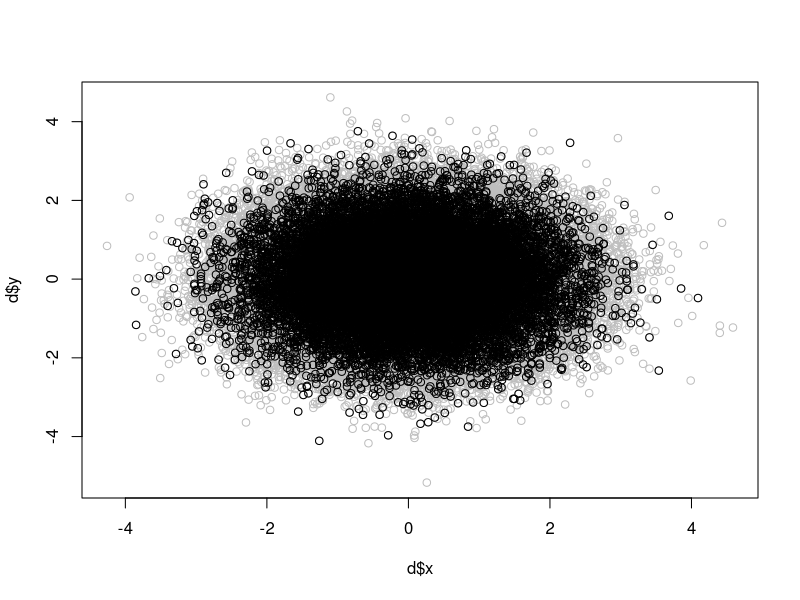
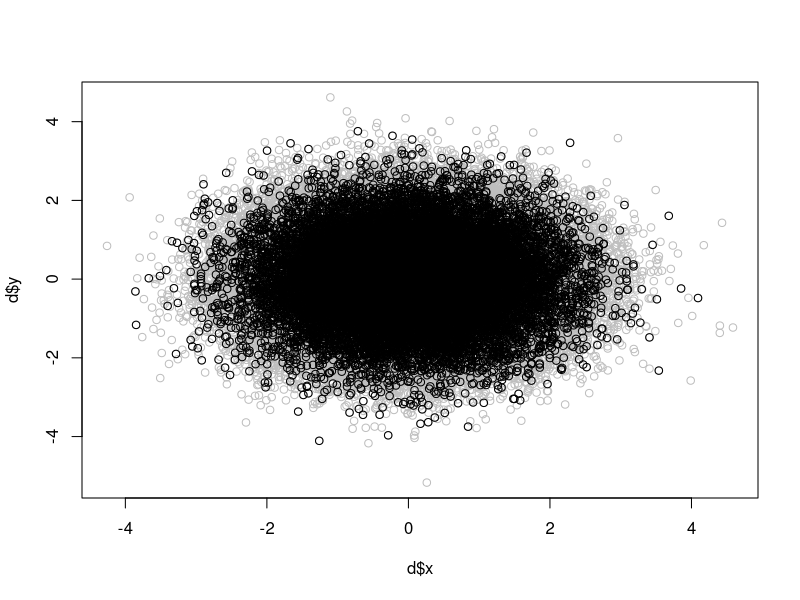
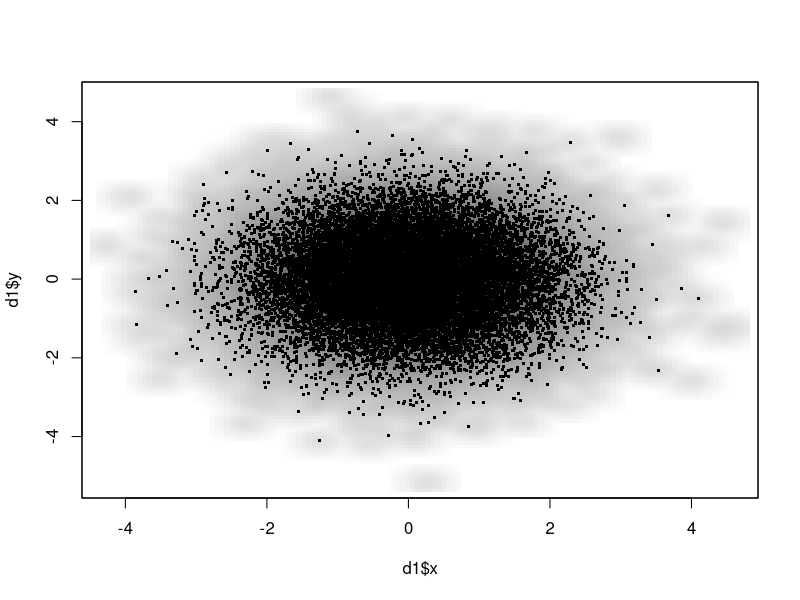
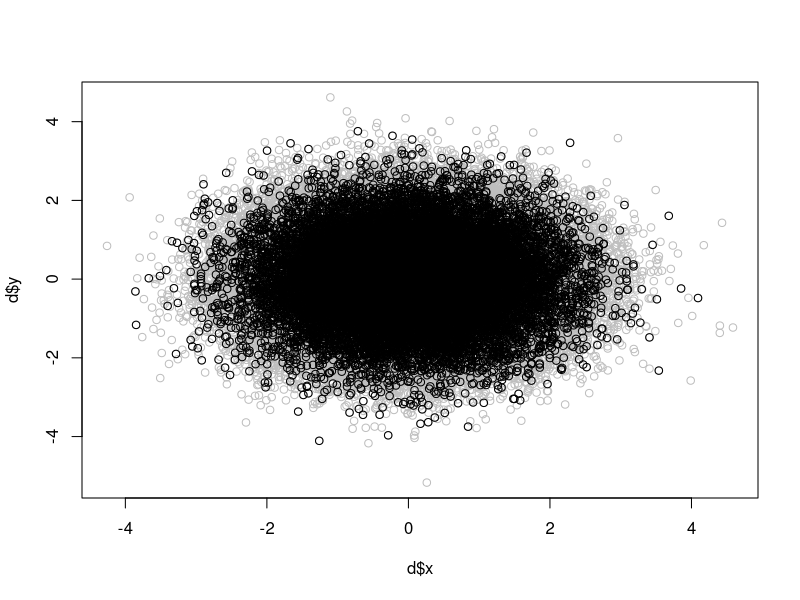
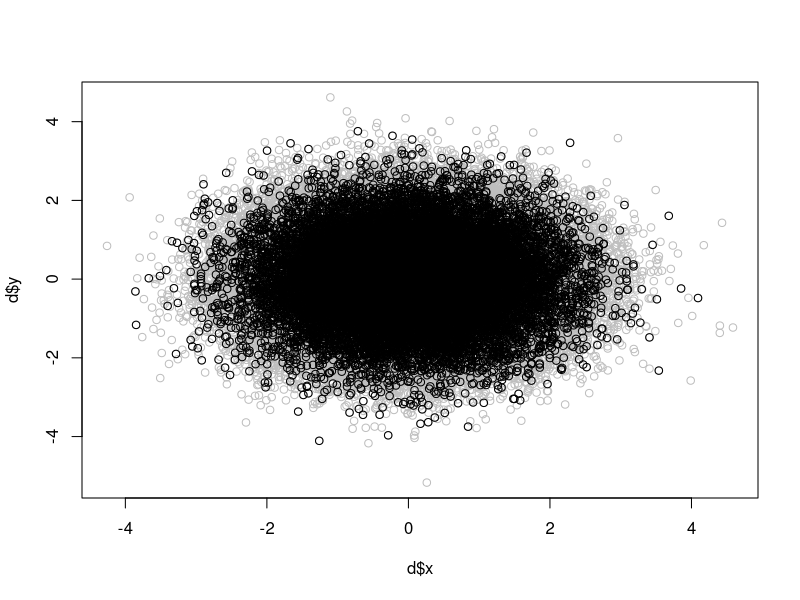
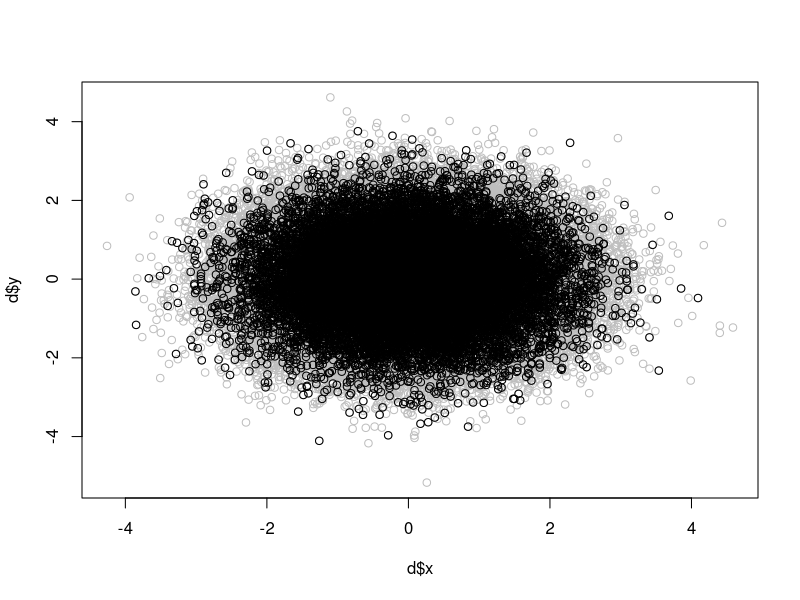
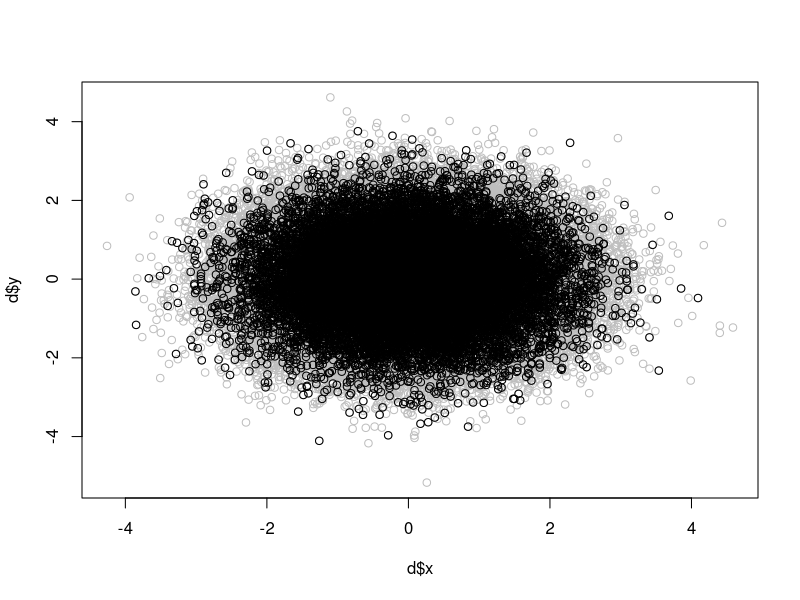
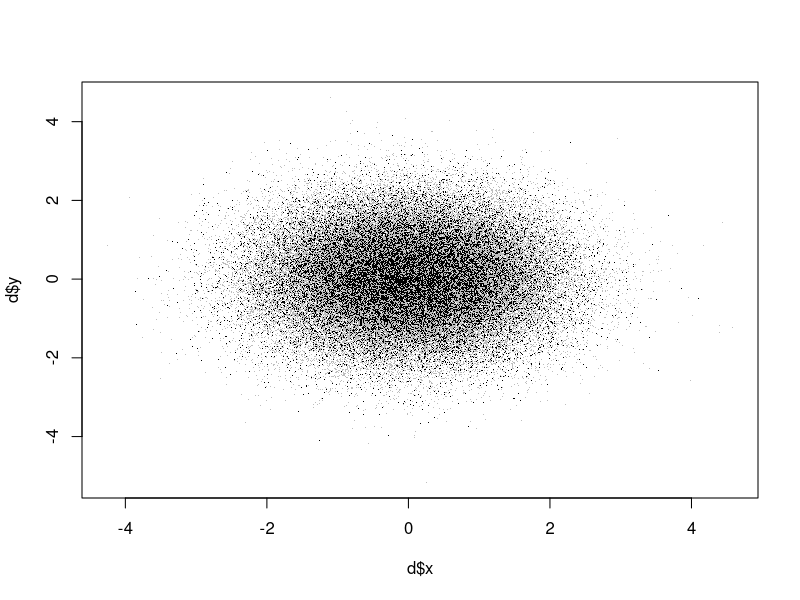

Here is the R script that generated these plots, in order:
library("microbenchmark")
library("hexbin")
library("ggplot2")

# Generate a largish data set
n <- 10^5+1
d <- data.frame(i=1:n, x=rnorm(n), y=rnorm(n))
d1 <- d
d2 <- d[sample.int(n, size=n/5),]


plot.base <- function() {
  png()
  plot(d$x, d$y, col="grey")
  points(d2$x, d2$y, col="black")
  dev.off()
}

plot.dot <- function() {
  png()
  plot(d$x, d$y, col="grey", pch=".")
  points(d2$x, d2$y, col="black", pch=".")
  dev.off()
}

plot.ggplot <- function() {
  png()
  print(ggplot(mapping=aes(x, y)) +
    geom_point(data=d1, col="grey") +
    geom_point(data=d2, col="black"))
  dev.off()
}

# plot.hexbin <- function() {
#   png()
#   plot(hexbin(d1$x, d1$y))
#   points(d2$x, d2$y, col="black")
#   dev.off()
# }

plot.smooth <- function() {
  png()
  smoothScatter(d1$x, d1$y, nrpoints=0, colramp=colorRampPalette(c("white", "grey20")))
  points(d2$x, d2$y, col="black", pch=".", cex=3)
  dev.off()
}


microbenchmark(
  plot.base(),
  plot.dot(),
  # plot.ggplot(),
  plot.smooth(),
  times=10
)
# -> dot is best for 10^4
#    smooth is better for more points



